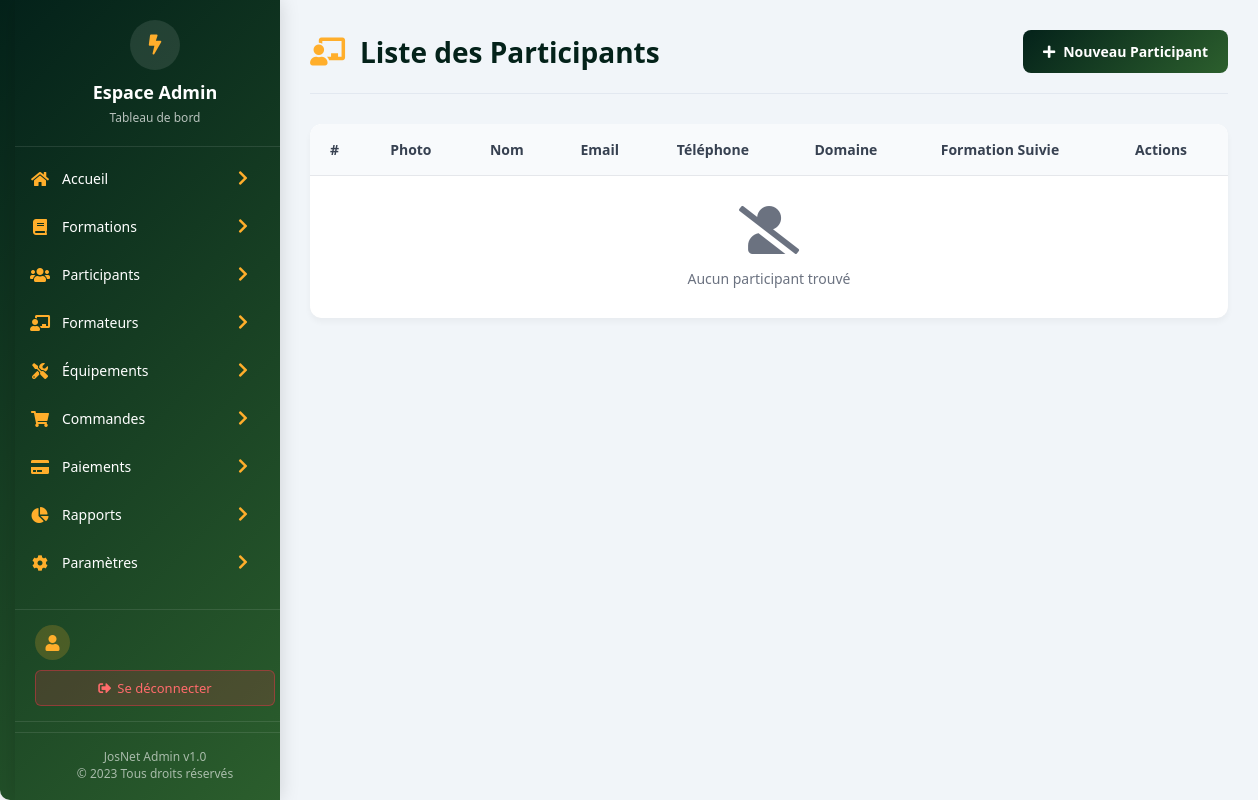
/Admin/liste_participant.php, run on an earlier commit of the app's database.
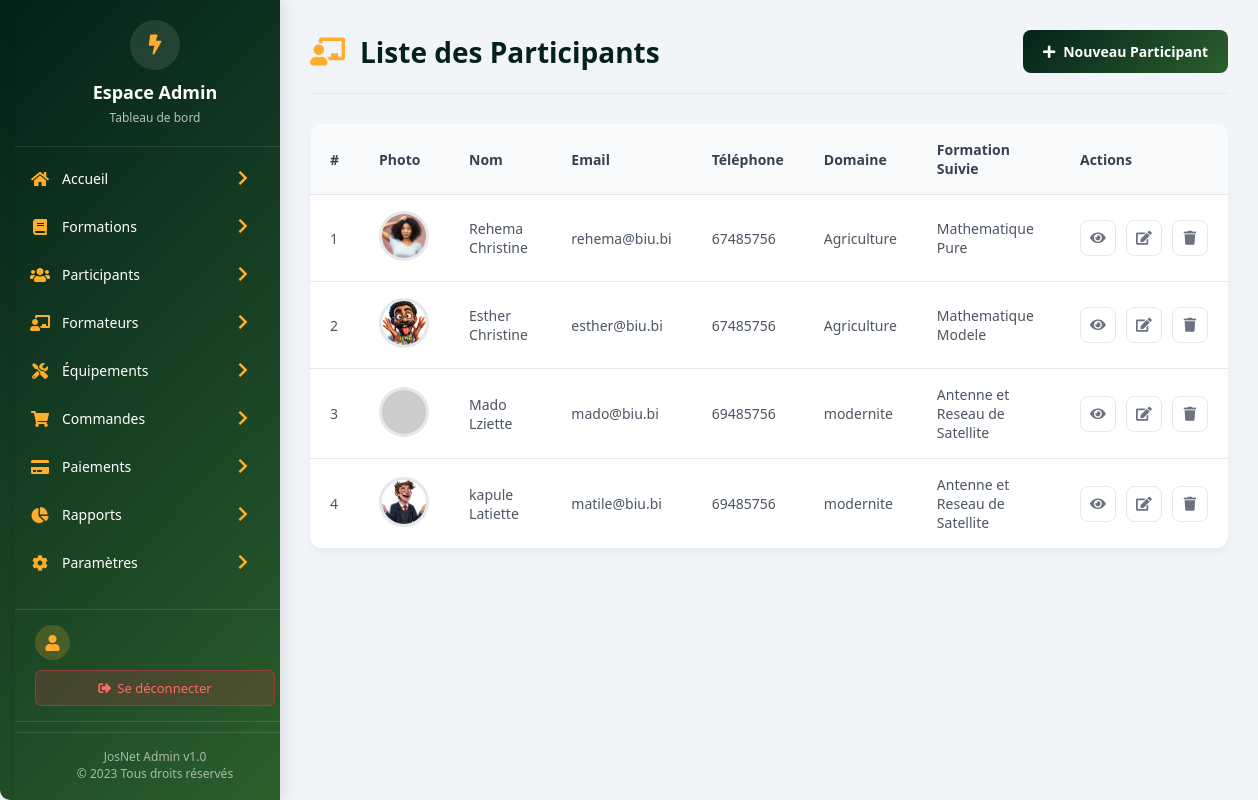
And on a later commit of the database.
### tables this page shows
CREATE TABLE IF NOT EXISTS `utilisateurs` (
  `id_utilisateur` int NOT NULL AUTO_INCREMENT,
  `nom` varchar(100) NOT NULL,
  `prenom` varchar(100) DEFAULT NULL,
  `email` varchar(150) NOT NULL,
  `mot_de_passe` varchar(255) NOT NULL,
  `telephone` varchar(20) DEFAULT NULL,
  `role` enum('admin','formateur','etudiant','client') DEFAULT 'client',
  `date_creation` timestamp NULL DEFAULT CURRENT_TIMESTAMP,
  `description` text NOT NULL,
  `photo` text NOT NULL,
  `specialite` varchar(50) NOT NULL,
  `id_formation` int DEFAULT NULL,
  PRIMARY KEY (`id_utilisateur`),
  UNIQUE KEY `email` (`email`),
  KEY `id_formation` (`id_formation`)
);

CREATE TABLE IF NOT EXISTS `formations` (
  `id_formation` int NOT NULL AUTO_INCREMENT,
  `titre` varchar(200) NOT NULL,
  `description` text,
  `prix` decimal(10,2) NOT NULL,
  `duree` varchar(50) DEFAULT NULL,
  `id_formateur` int DEFAULT NULL,
  `debut_formation` date NOT NULL,
  `date_creation` timestamp NULL DEFAULT CURRENT_TIMESTAMP,
  `photo` text NOT NULL,
  `note_moyenne` decimal(3,2) DEFAULT '0.00',
  PRIMARY KEY (`id_formation`),
  KEY `fk_formateur` (`id_formateur`)
);

### modele/utilisateur.php (called while the page is built, shortened)
<?php
include_once('base.php');
class Utilisateur {
    private $id;
    private $nom;
    private $prenom;
    private $email;
    private $telephone;
    private $role;
    private $date_creation;
    private $photo;
    private $specialite;
    private $id_formation;
    public function __construct(
        $id,
        $nom,
        $prenom,
        $email,
        $mot_de_passe,
        $telephone,
        $role,
        $description,
        $date_creation,
        $photo,
        $specialite = '',
        $id_formation = null)
        {
        $this->id = $id;
        $this->nom = $nom;
        $this->prenom = $prenom;
        $this->email = $email;
        $this->telephone = $telephone;
        $this->role = $role;
        $this->specialite = $specialite;
        $this->date_creation = $date_creation;
        $this->photo = $photo;
        $this->id_formation = $id_formation;
    }
    public function getId() { return $this->id; }
    public function getNom() { return $this->nom; }
    public function getPrenom() { return $this->prenom; }
    public function getEmail() { return $this->email; }
    public function getRole() { return $this->role; }
    public function getSpecialite() { return $this->specialite; }
    public function getTelephone() { return $this->telephone; }
    public function getDateCreation() { return $this->date_creation; }
    public function getPhoto() { return $this->photo; }
    public function getIdFormation() { return $this->id_formation; }
}
class RequeteUtilisateur {
    private $crud;
    public function __construct() {
        $pdo = new Database();
        $this->crud = $pdo->getConnection();
    }
    public function getUtilisateursByRole(string $role): array {
    $sql = "SELECT * FROM utilisateurs WHERE role = ?";
    $stmt = $this->crud->prepare($sql);
    $stmt->execute([$role]);
    $rows = $stmt->fetchAll(PDO::FETCH_ASSOC);
    $utilisateurs = [];
    foreach ($rows as $row) {
        $utilisateurs[] = new Utilisateur(
            $row['id_utilisateur'],
            $row['nom'],
            $row['prenom'],
            $row['email'],
            $row['mot_de_passe'],
            $row['telephone'],
            $row['role'],
            $row['description'],
            $row['date_creation'],
            $row['photo'],
            $row['specialite'],
            $row['id_formation']
        );
    }
    return $utilisateurs;
}
}
?>

### modele/base.php (called while the page is built, shortened)
<?php
class Database {
    private static string $host = "localhost";
    private static string $dbname = "josnet";
    private static string $username = "root";
    private static string $password = "";
    private static ?PDO $conn = null;
    public static function getConnection(): PDO {
        if (self::$conn === null) {
            try {
                self::$conn = new PDO(
                    "mysql:host=" . self::$host . ";dbname=" . self::$dbname . ";charset=utf8",
                    self::$username,
                    self::$password
                );
                self::$conn->setAttribute(PDO::ATTR_ERRMODE, PDO::ERRMODE_EXCEPTION);
                self::$conn->setAttribute(PDO::ATTR_DEFAULT_FETCH_MODE, PDO::FETCH_ASSOC);
            } catch (PDOException $e) {
                die("❌ Erreur de connexion à la base de données : " . $e->getMessage());
            }
        }
        return self::$conn;
    }
}
?>

### controle/controleur_utilisateur.php (called while the page is built, shortened)
<?php
include_once("../modele/utilisateur.php");
class UtilisateurController {
    private $requeteUtilisateur;
    public function __construct() {
        $this->requeteUtilisateur = new RequeteUtilisateur();
    }
    public function getUtilisateursByRole(string $role): array {
        try {
            $utilisateurs = $this->requeteUtilisateur->getUtilisateursByRole($role);
            return ['success' => true, 'data' => $utilisateurs, 'count' => count($utilisateurs)];
        } catch (Exception $e) {
            return ['success' => false, 'message' => 'Erreur: ' . $e->getMessage()];
        }
    }
}
?>

### modele/formation.php (called while the page is built, shortened)
<?php
include_once("base.php");
class Formation {
    private $titre;
    public function __construct($id_formation, $titre, $description, $prix, $duree, $id_formateur, $date_creation, $debut_formation, $photo) {
        $this->titre = $titre;
    }
    public function getTitre() { return $this->titre; }
}
class RequeteFormation {
    private $crud;
    public function __construct() {
        $pdo = new Database();
        $this->crud = $pdo->getConnection();
    }
    public function getFormationById($id) {
        $sql = "SELECT * FROM formations WHERE id_formation = ?";
        $stmt = $this->crud->prepare($sql);
        $stmt->execute([$id]);
        $row = $stmt->fetch(PDO::FETCH_ASSOC);
        if ($row) {
            return new Formation($row['id_formation'], $row['titre'], $row['description'], $row['prix'], $row['duree'], $row['id_formateur'], $row['date_creation'], $row['debut_formation'], $row['photo']);
        }
        return null;
    }
}
?>

### controle/controleur_formation.php (called while the page is built, shortened)
<?php
include_once("../modele/formation.php");
class FormationController {
    private $requeteFormation;
    public function __construct() {
        $this->requeteFormation = new RequeteFormation();
    }
    public function getFormation($id_formation): array {
        try {
            $formation = $this->requeteFormation->getFormationById($id_formation);
            if ($formation) {
                return [
                    'success' => true,
                    'data' => $formation
                ];
            } else {
                return [
                    'success' => false,
                    'message' => 'Formation non trouvée'
                ];
            }
        } catch (Exception $e) {
            return [
                'success' => false,
                'message' => 'Erreur: ' . $e->getMessage()
            ];
        }
    }
}

### Admin/liste_participant.php (the view, shortened to what the rows shown need)
<!DOCTYPE html>
<html lang="fr">
<head>
    <link rel="stylesheet" href="../vue/font-awesome/css/all.min.css">
    <link rel="stylesheet" href="../vue/styles/stylemenu.css">
</head>
<body>
    <div class="dashboard-container">
        <div class="sidebar">
            <div class="menu">
                <?php include_once('menu.php');?>
            </div>
        </div>
        <div class="main-content">
            <div class="page-header">
                <h1><i class="fas fa-chalkboard-teacher"></i> Liste des Participants</h1>
            </div>
            <div class="table-container animate-in">
                <div class="table-responsive">
                    <table class="data-table">
                        <thead>
                            <tr>
                                <th>#</th>
                                <th>Photo</th>
                                <th>Nom</th>
                                <th>Email</th>
                                <th>Téléphone</th>
                                <th>Domaine</th>
                                <th>Formation Suivie</th>
                                <th>Actions</th>
                            </tr>
                        </thead>
                        <tbody>
                            <?php
                            include_once('../controle/controleur_utilisateur.php');
                            include_once('../controle/controleur_formation.php');
                            $formation = new FormationController();
                            $utilisateurCtrl = new UtilisateurController();
                            $usersData = $utilisateurCtrl->getUtilisateursByRole('etudiant');
                            ?>
                            <?php if($usersData['success'] && count($usersData['data']) > 0): ?>
                                <?php foreach($usersData['data'] as $index => $user): ?>
                                    <tr>
                                        <td><?= $index + 1 ?></td>
                                        <td>
                                            <img src="<?= !empty($user->getPhoto()) ? '../controle/'.$user->getPhoto() : 'https://via.placeholder.com/150?text=No+Image' ?>"
                                                 alt="Profil"
                                                 class="profile-img"
                                                 onerror="this.src='https://via.placeholder.com/150?text=No+Image'">
                                        </td>
                                        <td><?= htmlspecialchars($user->getNom() . ' ' . $user->getPrenom()) ?></td>
                                        <td><?= htmlspecialchars($user->getEmail()) ?></td>
                                        <td><?= htmlspecialchars($user->getTelephone()) ?></td>
                                        <td><?= htmlspecialchars($user->getSpecialite()) ?></td>
                                        <?php
                                        $titre = $formation->getFormation($user->getIdFormation());
                                        ?>
                                        <td><?= $titre['data']->getTitre() ?></td>
                                        <td>
                                            <div class="action-buttons">
                                                <a href="#" class="action-btn action-view"
                                                   onclick="showFormateurDetails(<?= htmlspecialchars(json_encode([
                                                       'id' => $user->getId(),
                                                       'nom' => $user->getNom(),
                                                       'prenom' => $user->getPrenom(),
                                                       'email' => $user->getEmail(),
                                                       'telephone' => $user->getTelephone(),
                                                       'specialite' => $user->getSpecialite(),
                                                       'photo' => !empty($user->getPhoto()) ? '../controle/'.$user->getPhoto() : 'https://via.placeholder.com/150?text=No+Image',
                                                       'role' => $user->getRole(),
                                                       'date_creation' => $user->getDateCreation()
                                                   ]), ENT_QUOTES, 'UTF-8') ?>)"
                                                   title="Voir détails">
                                                    <i class="fas fa-eye"></i>
                                                </a>
                                                <a href="AjoutParticipant.php?resp=<?= $user->getId() ?>" class="action-btn action-edit" title="Modifier">
                                                    <i class="fas fa-edit"></i>
                                                </a>
                                                <a href="../controle/index.php?do=participant_delete&id=<?= $user->getId() ?>"
                                                   onclick="return confirm('Voulez-vous vraiment supprimer ce participant ?')"
                                                   class="action-btn action-delete"
                                                   title="Supprimer">
                                                    <i class="fas fa-trash"></i>
                                                </a>
                                            </div>
                                        </td>
                                    </tr>
                                <?php endforeach; ?>
                            <?php endif; ?>
                        </tbody>
                    </table>
                </div>
            </div>
        </div>
    </div>
</body>
</html>

What changed in the data, as far as the page shows it:
added utilisateurs: photo (picture), $user->getNom() . ' ' . $user->getPrenom() "Rehema Christine", email "rehema@biu.bi", telephone "67485756", specialite "Agriculture", id_formation.titre "Mathematique Pure"
added utilisateurs: photo (picture), $user->getNom() . ' ' . $user->getPrenom() "Esther Christine", email "esther@biu.bi", telephone "67485756", specialite "Agriculture", id_formation.titre "Mathematique Modele"
added utilisateurs: $user->getNom() . ' ' . $user->getPrenom() "Mado Lziette", email "mado@biu.bi", telephone "69485756", specialite "modernite", id_formation.titre "Antenne et Reseau de Satellite"
added utilisateurs: photo (picture), $user->getNom() . ' ' . $user->getPrenom() "kapule Latiette", email "matile@biu.bi", telephone "69485756", specialite "modernite", id_formation.titre "Antenne et Reseau de Satellite"
Also different on the page:
text no longer shown: "Aucun participant trouvé"
